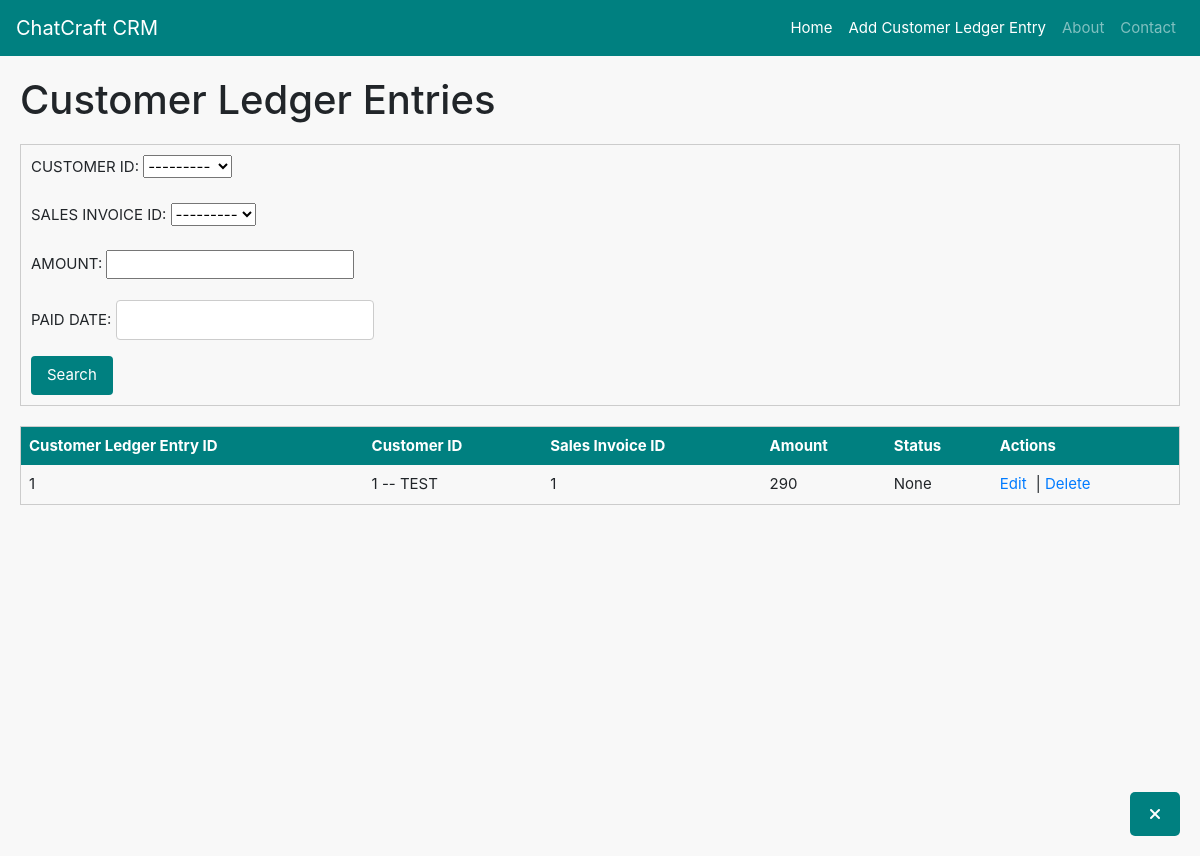
Before: /customer_ledger_entries/get/ with the older database file.
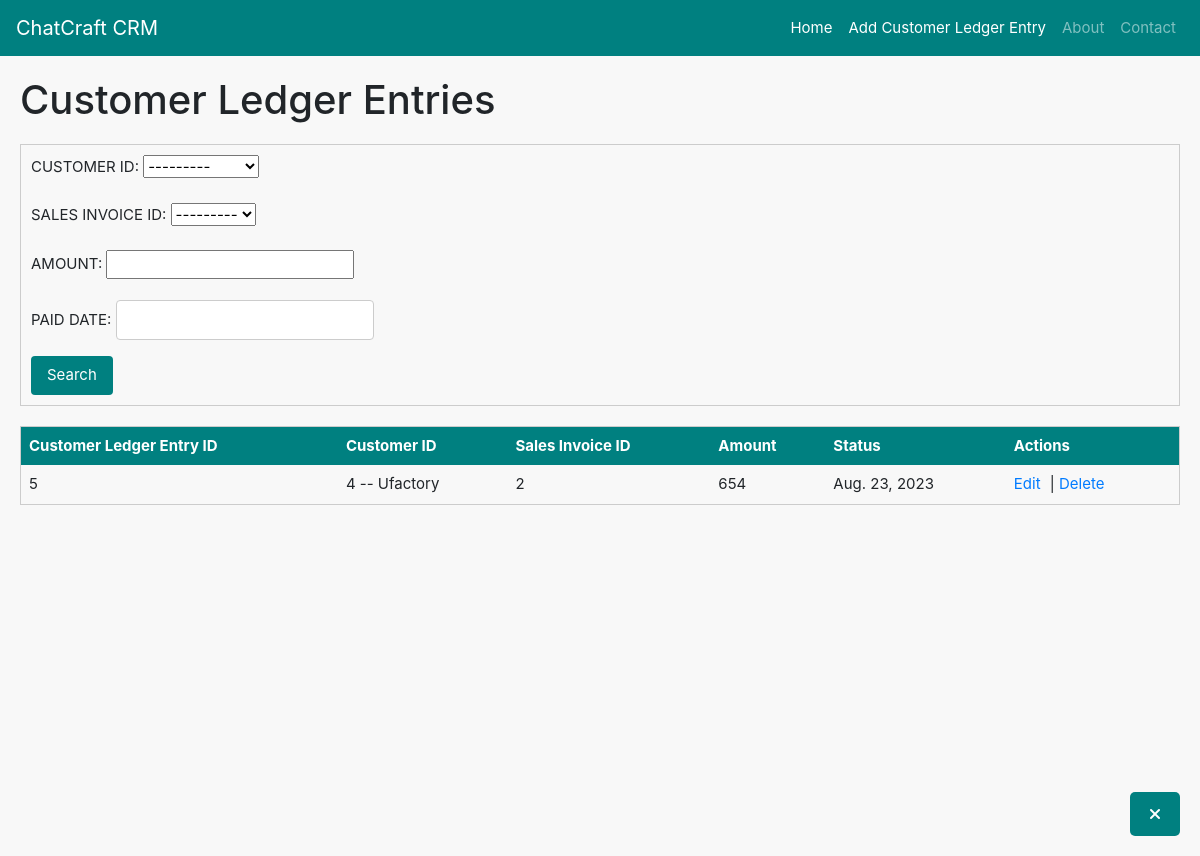
After: the same page with the newer database file.
### customers/models.py (models this page shows)
class Customer(models.Model):
    CUSTOMER_ID=models.AutoField(primary_key=True)
    COMPANY_NAME=models.CharField(max_length=35,unique=True)
    BALANCE_DUE=models.IntegerField(default=0,blank=True,null=True)
    ADDRESS = models.CharField(max_length=35,null=True,blank=True)
    STATUS = models.CharField(max_length=35,null=True,blank=True)
    CONTACT = models.CharField(max_length=10,null=True,blank=True)
    def __str__(self):
        return f"{self.CUSTOMER_ID} -- {self.COMPANY_NAME}"

### sales_invoices/models.py (models this page shows)
class SalesInvoice(models.Model):
    SALES_INVOICE_ID=models.AutoField(primary_key=True)
    SALES_ORDER_ID = models.ForeignKey(SalesOrder,on_delete=models.CASCADE,db_column="SALES_ORDER_ID")
    CUSTOMER_ID=models.ForeignKey(Customer,on_delete=models.CASCADE,db_column="CUSTOMER_ID")
    TOTAL_AMOUNT=models.IntegerField(null=True,blank=True)
    TOTAL_ITEMS=models.IntegerField(null=True,blank=True)
    INVOICE_DATE = models.DateField(null=True,blank=True)
    STATUS = models.CharField(max_length=35,null=True,blank=True)
    def __str__(self):
        return f"{self.SALES_INVOICE_ID}"

### customer_ledger_entries/models.py (models this page shows)
class CustomerLedgerEntry(models.Model):
    CUSTOMER_LEDGER_ENTRY_ID=models.AutoField(primary_key=True)
    CUSTOMER_ID=models.ForeignKey(Customer,on_delete=models.CASCADE,db_column="CUSTOMER_ID")
    SALES_INVOICE_ID = models.ForeignKey(SalesInvoice,on_delete=models.CASCADE,db_column="SALES_INVOICE_ID")
    AMOUNT=models.IntegerField(null=True)
    PAID_DATE = models.DateField(null=True,blank=True)

### customer_ledger_entries/views.py (the view)
# urls.py: path('get/',views.getCustomerLedgerEntry),
def getCustomerLedgerEntry(request : HttpRequest):
    data = request.GET
    CustomerLedgerEntries = CustomerLedgerEntry.objects.all()
    filter_fields =["CUSTOMER_LEDGER_ENTRY_ID", "CUSTOMER_ID", "SALES_INVOICE_ID", "AMOUNT", "PAID_DATE"]
    for field in filter_fields:
        param_value = data.get(field)
        if param_value:
            CustomerLedgerEntries = CustomerLedgerEntries.filter(**{field: param_value})
        print(CustomerLedgerEntries)
    CustomerLedgerEntrieslist = []
    for customerledger in CustomerLedgerEntries:
        customer_ledger_details = {
            "CUSTOMER_LEDGER_ENTRY_ID":customerledger.CUSTOMER_LEDGER_ENTRY_ID,
            "CUSTOMER_ID": str(customerledger.CUSTOMER_ID),
            "SALES_INVOICE_ID": str(customerledger.SALES_INVOICE_ID),
            "AMOUNT": customerledger.AMOUNT,
            "PAID_DATE": str(customerledger.PAID_DATE),
        }
        CustomerLedgerEntrieslist.append(customer_ledger_details)
    ledger_data = json.dumps(CustomerLedgerEntrieslist, indent=4)
    return render(request, 'CustomerLedgerEntry/display_customer_ledger_entries.html', {'CustomerLedgerEntries':CustomerLedgerEntries,'form':CustomerLedgerEntryForm()})

### customer_ledger_entries/forms.py
class CustomerLedgerEntryForm(forms.ModelForm):
    class Meta:
        model = CustomerLedgerEntry
        fields = ["CUSTOMER_LEDGER_ENTRY_ID", "CUSTOMER_ID", "SALES_INVOICE_ID", "AMOUNT", "PAID_DATE"]  # List the fields you want to edit

### customer_ledger_entries/templates/CustomerLedgerEntry/display_customer_ledger_entries.html (shortened to what this page needs)
{% extends 'base.html' %}
{% block extra_nav %}
<li class="nav-item">
    <a class="nav-link" href="/customer_ledger_entries/add/" style="color: white;">Add Customer Ledger Entry</a>
</li>
{% endblock %}
{% block content %}
<h1 class="page-title">Customer Ledger Entries</h1>
<form method="get" novalidate>
    {{ form.as_p }}
    <button type="submit">Search</button>
</form>
<table class="custom-table">
    <thead>
        <tr class="table-header">
            <th>Customer Ledger Entry ID</th>
            <th>Customer ID</th>
            <th>Sales Invoice ID</th>
            <th>Amount</th>
            <th>Status</th>
            <th>Actions</th>
        </tr>
    </thead>
    <tbody>
        {% for cle in CustomerLedgerEntries %}
        <tr>
            <td>{{ cle.CUSTOMER_LEDGER_ENTRY_ID }}</td>
            <td>{{ cle.CUSTOMER_ID }}</td>
            <td>{{ cle.SALES_INVOICE_ID }}</td>
            <td>{{ cle.AMOUNT }}</td>
            <td>{{ cle.PAID_DATE }}</td>
            <td>
                <a href="/customer_ledger_entries/edit/{{ cle.CUSTOMER_LEDGER_ENTRY_ID }}/" class="action-link">Edit</a> |
                <a href="/customer_ledger_entries/delete/{{ cle.CUSTOMER_LEDGER_ENTRY_ID }}/" class="action-link">Delete</a>
            </td>
        </tr>
        {% endfor %}
    </tbody>
</table>
{% endblock %}

### templates/base.html (shortened to what this page needs)
<!DOCTYPE html>
<html lang="en">
<head>
    <link rel="stylesheet" href="https://cdnjs.cloudflare.com/ajax/libs/font-awesome/6.0.0-beta3/css/all.min.css">
    <link rel="stylesheet" href="https://stackpath.bootstrapcdn.com/bootstrap/4.5.2/css/bootstrap.min.css">
</head>
<body>
    <nav class="navbar navbar-expand-lg navbar-dark" style="background-color: teal;">
        <a class="navbar-brand" href="#">ChatCraft CRM</a>
        <div class="collapse navbar-collapse" id="navbarNav">
            <ul class="navbar-nav ml-auto">
                <li class="nav-item active">
                    <a class="nav-link" href="/">Home <span class="sr-only">(current)</span></a>
                </li>
                {% block extra_nav %}{% endblock %}
                <li class="nav-item">
                    <a class="nav-link" href="/">About</a>
                </li>
                <li class="nav-item">
                    <a class="nav-link" href="/">Contact</a>
                </li>
            </ul>
        </div>
    </nav>
    <div class="grid-container">
        <div class="main-content">
            {% block content %}
            {% endblock %}
        </div>
    </div>
    <button id="toggle-chat"
        style="position: fixed; bottom: 20px; right: 20px; padding: 10px 20px; font-size: 16px; background-color: teal; color: white; border: none; border-radius: 5px; cursor: pointer;">
        <i class="fas fa-times"></i>
    </button>
</body>
</html>

Changed rows visible on the page:
removed CustomerLedgerEntry: CUSTOMER_LEDGER_ENTRY_ID "1", CUSTOMER_ID "1 -- TEST", SALES_INVOICE_ID "1", AMOUNT "290", PAID_DATE "None"
added CustomerLedgerEntry: CUSTOMER_LEDGER_ENTRY_ID "5", CUSTOMER_ID "4 -- Ufactory", SALES_INVOICE_ID "2", AMOUNT "654", PAID_DATE "Aug. 23, 2023"
